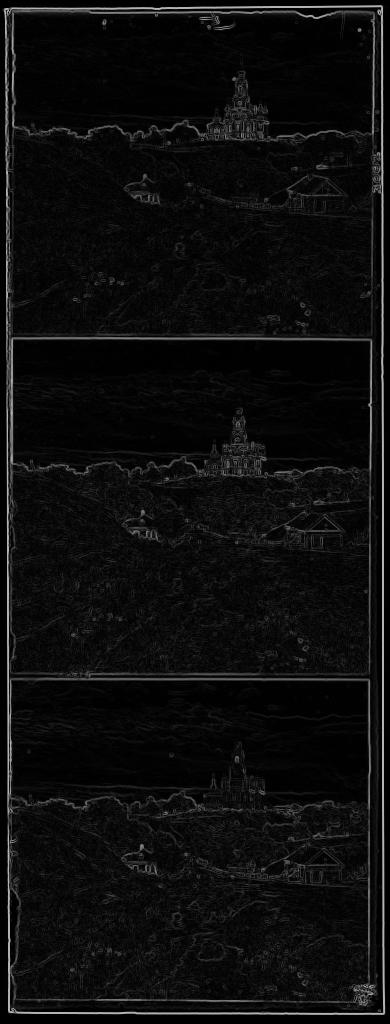
#> input picture P1/sobel_example.jpg, 390 x 1024 px
$ python -i carv.py   (imports and definitions only)
#> lines starting #> are read from the running program, lines starting #| are printed output that depends on the picture
import numpy as np
import matplotlib.pyplot as plt
import cv2 as cv
from scipy.signal import convolve2d
from skimage.color import rgb2gray

def energy(image):
    D_x = [[1, -1], [0, 0]]
    D_y = [[1, 0], [-1, 0]]

    R = image[:, :, 0]
    G = image[:, :, 1]
    B = image[:, :, 2]

    R_X = np.abs(convolve2d(R, D_x, mode="same"))
    G_X = np.abs(convolve2d(G, D_x, mode="same"))
    B_X = np.abs(convolve2d(B, D_x, mode="same"))
    X_energy = np.dstack([R_X, G_X, B_X])

    R_Y = np.abs(convolve2d(R, D_y, mode="same"))
    G_Y = np.abs(convolve2d(G, D_y, mode="same"))
    B_Y = np.abs(convolve2d(B, D_y, mode="same"))
    Y_energy = np.dstack([R_Y, G_Y, B_Y])

    energy = (X_energy/255 + Y_energy/255)
    plt.imshow(energy)
    return rgb2gray(energy)

def get_vert_seams(energy):
    seams = energy.copy()
    for i in range(1, energy.shape[0]):
        for j in range(energy.shape[1]):
            to_add_ls = [seams[i-1, j]]
            if j != 0:
                to_add_ls.append([seams[i-1, j-1]])
            if j != energy.shape[1]-1:
                to_add_ls.append([seams[i-1, j-1]])

            seams[i, j] += min(to_add_ls)
    return (seams)#/np.max(seams)

def get_hor_seams(energy):
    seams = energy.copy()
    for j in range(1, seams.shape[1]):
        # plt.plot(seams[:, j])
        # plt.plot(seams[:, j-1])
        # plt.show()
        for i in range(seams.shape[0]):
            to_add_ls = [seams[i, j-1]]
            if i != 0:
                to_add_ls.append([seams[i-1, j-1]])
            if i != seams.shape[0]-1:
                to_add_ls.append([seams[i+1, j-1]])

            # [10 lines of commented-out code are left out]

            seams[i, j] += min(to_add_ls)


    return seams

def paint_hor_paths(seams, img):

    test_img = img.copy()
    for i in range(3):
        min_row = min(seams[:, -1])
        min_idx = np.where(seams[:, -1] == min_row)
        row = min_idx[0][0]
        seams[row, -1] = 100000
        for j in range(seams.shape[1]):
            col = seams.shape[1] - (j+1)
            test_img[row, col] = 0
            seams[row, col] = 10000

            new_row_ls = [([seams[row, col-1], row])]

            if row != 0:
                new_row_ls.append(([seams[row-1, col-1], row-1]))
            if row != seams.shape[0]-1:
                new_row_ls.append(([seams[row+1, col-1], row+1]))

            row = min(new_row_ls, key=lambda x: x[0])[1]


    return test_img


im = np.array([[1, 5, 9],
               [4, 2, 6],
               [7, 8, 5]])

seams = get_hor_seams(im)
# [2 lines not run here, left out]


# [17 lines of commented-out code are left out]

>>> import cv2
>>> picture = cv2.cvtColor(cv2.imread('../../P1/sobel_example.jpg'), cv2.COLOR_BGR2RGB)
#> picture is the input picture: shape (1024, 390, 3); min 0, max 204, mean 13.2
>>> result = energy(picture)
#> in energy, `R_X = np.abs(convolve2d(R, D_x, mode="same"))`:
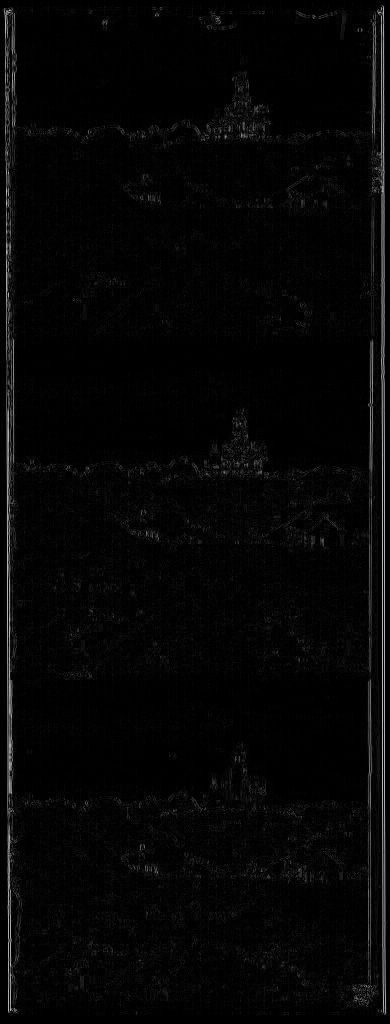
#> R_X: shape (1024, 390) int64; min 0, max 192, mean 5.7
#> in energy, `R_Y = np.abs(convolve2d(R, D_y, mode="same"))`:
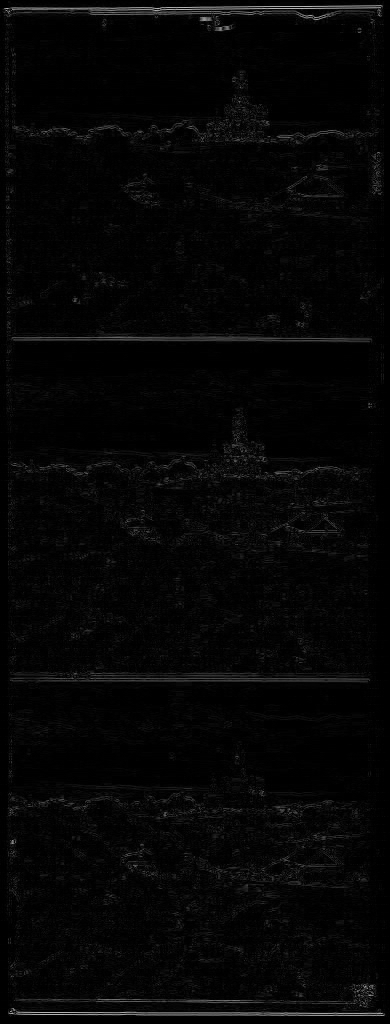
#> R_Y: shape (1024, 390) int64; min 0, max 188, mean 5.6
#> in energy, `energy = (X_energy/255 + Y_energy/255)`:
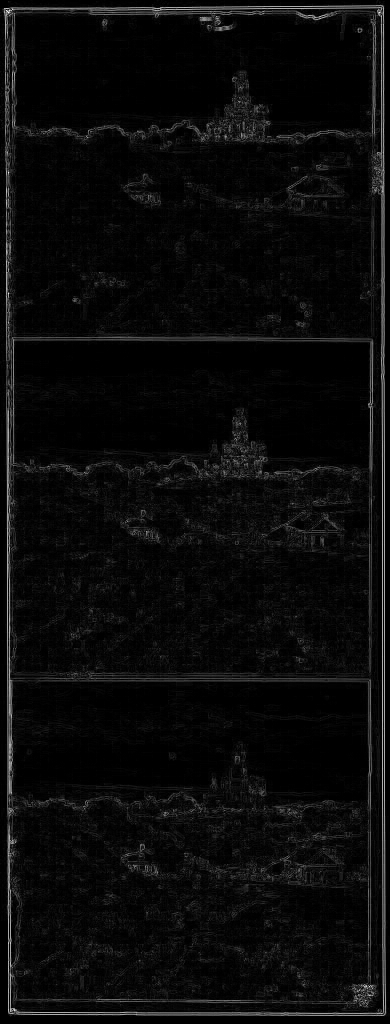
#> energy: shape (1024, 390, 3) float64; min 0, max 1.04, mean 0.0441; drawn with min black and max white
